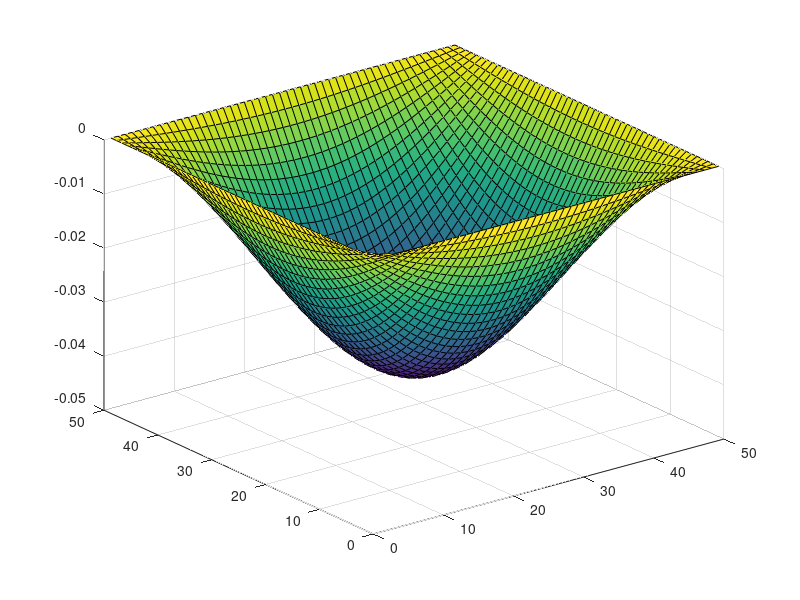

Write the MATLAB code that produced this figure.
nx = 50;
ny = 50;

deltaxy = 1;

G = sparse(nx*ny);



for i = 1:nx
    for j = 1:ny
        n= j + (i-1)*ny;
        
        if i==1
            G(n,:) = 0;
            G(n,n) = 1;
        elseif i == nx
            G(n,:) = 0;
            G(n,n) = 1;
        elseif j ==1
            G(:,n) = 0;
            G(n,n) = 1;
        elseif j ==ny
            G(:,n) = 0;
            G(n,n) = 1;
        else
            G(n,n) = -4;
            G(n,j+(i-2)*ny) = 1;
            G(n,j+i*ny) = 1;
            G(n,j+1+(i-1)*ny) = 1;
            G(n,j-1+(i-1)*ny ) = 1;
        end
    end   
end

[E,D] = eigs(G,9,'SM')

V = zeros(nx,ny,9);

for i= 1:9
    V(:,:,i) = reshape(E(:,i), nx, ny);
    
end
surf(V(:,:,1));

